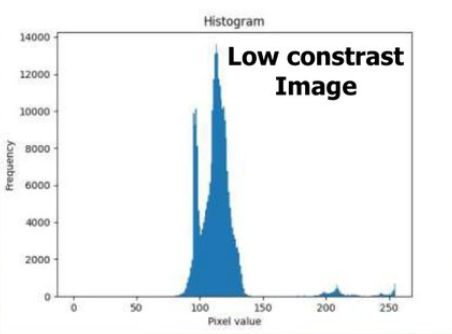
#> input picture Pasted/Pasted image 20261006211016.png, 452 x 334 px, given in place of cat.jpg, which was not available
$ jupyter execute Bai1_DoTienDat.ipynb   (text cells are left out)
#> lines starting #> are read from the running program, lines starting #| are printed output that depends on the picture; after the words box and inside, x2 and y2 are one past the last pixel; in counts of white or black regions, pixels touching at a corner belong together; long printed decimals are rounded; pictures that were not available may be replaced by others from this repository, and a replacement may not be noted
[cell 1]
from google.colab import files
import cv2

uploaded = files.upload()
#> the answer given: Pasted image 20261006211016.png

[cell 2]
import matplotlib.pyplot as plt
import numpy as np

image = cv2.imread("cat.jpg")
#> image is the input picture: shape (334, 452, 3); mean B, G, R 243.4, 241.2, 237.3
print("Size: ", image.shape)
#| Size:  (334, 452, 3)
print("Data type: ", image.dtype)
#| Data type:  uint8
print("Dimension:", image.ndim)
#| Dimension: 3
print("Highest pixel value: ", image.max())
#| Highest pixel value:  255
print("Lowest pixel value: ",  image.min())
#| Lowest pixel value:  0

image = cv2.cvtColor(image, cv2.COLOR_BGR2RGB)

plt.imshow(image)
plt.axis("off")
plt.show()

[cell 3]
# Ảnh màu 3 kênh => k = 3*8 = 24 bit/pixel
k = image.ndim * 8
#> k = 24
# Dung lượng ảnh:
b =  1282 * 960 * k
#> b = 29537280
print("Capacity: ", b, "bit")
#| Capacity:  29537280 bit
print((b/8)/1000000, "mb" )
#| 3.692 mb

[cell 4]
image_resize_256x256 = cv2.resize(image,
                            (256,256),
                            interpolation=cv2.INTER_NEAREST)
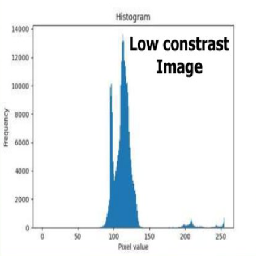
#> image_resize_256x256: shape (256, 256, 3); mean R, G, B 237.3, 241.2, 243.5

image_resize_64x64 = cv2.resize(image,
                            (64,64),
                            interpolation=cv2.INTER_NEAREST)
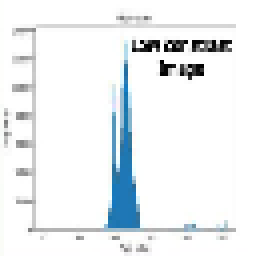
#> image_resize_64x64: shape (64, 64, 3) (shown 4 times larger); mean R, G, B 236.6, 240.4, 242.6

image_resize_16x16 = cv2.resize(image,
                            (16,16),
                            interpolation=cv2.INTER_NEAREST)

image_resize_4x4 = cv2.resize(image,
                            (4,4),
                            interpolation=cv2.INTER_NEAREST)

plt.figure(figsize=(20, 4))

plt.subplot(1, 5, 1)
plt.imshow(image)
plt.title("Original")
plt.axis("off")

plt.subplot(1, 5, 2)
plt.imshow(image_resize_256x256)
plt.title("256x256")
plt.axis("off")

plt.subplot(1, 5, 3)
plt.imshow(image_resize_64x64)
plt.title("64x64")
plt.axis("off")

plt.subplot(1, 5, 4)
plt.imshow(image_resize_16x16)
plt.title("16x16")
plt.axis("off")

plt.subplot(1, 5, 5)
plt.imshow(image_resize_4x4)
plt.title("4x4")
plt.axis("off")

plt.show()
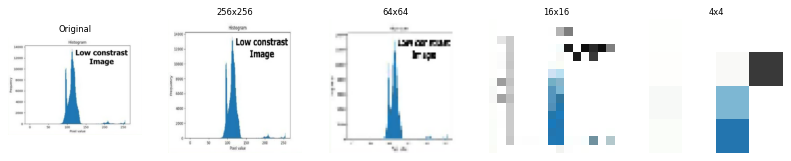
#> figure drawn by matplotlib, 5 panels

[cell 5]
gray = cv2.cvtColor(image, cv2.COLOR_BGR2GRAY)
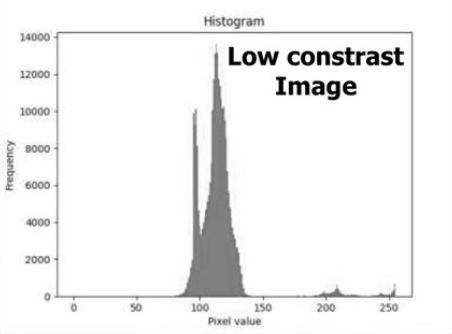
#> gray: shape (334, 452); min 0, max 255, mean 241.4

plt.imshow(gray, cmap="gray")
plt.title("Grayscale Image")
plt.axis("off")
plt.show()

[cell 6]
quantized_256 = (np.floor(gray / (256/256)) * (256/256)).astype(np.uint8)
quantized_16  = (np.floor(gray / (256/16))  * (256/16)).astype(np.uint8)
quantized_4   = (np.floor(gray / (256/4))   * (256/4)).astype(np.uint8)
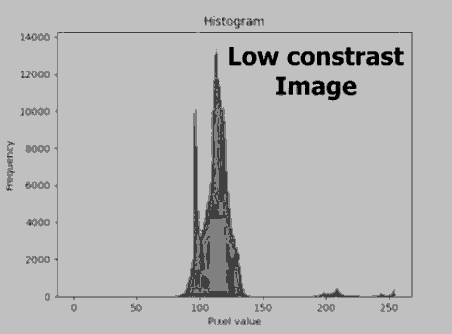
#> quantized_4: shape (334, 452); min 0, max 192, mean 183
quantized_2   = (np.floor(gray / (256/2))   * (256/2)).astype(np.uint8)
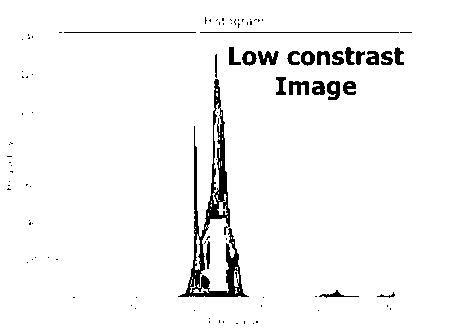
#> quantized_2: shape (334, 452); values 0 (black) and 128 (white), 96% white; 98 black regions (74 under 20 px), largest, box (x1, y1, x2, y2) and area: (178, 79, 249, 297) 3048, (200, 32, 399, 33) 199, (289, 81, 309, 95) 192

plt.figure(figsize=(20, 4))

plt.subplot(1, 5, 1)
plt.imshow(gray, cmap="gray", vmin=0, vmax=255)
plt.title("Original")
plt.axis("off")

plt.subplot(1, 5, 2)
plt.imshow(quantized_256, cmap="gray", vmin=0, vmax=255)
plt.title("256")
plt.axis("off")

plt.subplot(1, 5, 3)
plt.imshow(quantized_16, cmap="gray", vmin=0, vmax=255)
plt.title("16")
plt.axis("off")

plt.subplot(1, 5, 4)
plt.imshow(quantized_4, cmap="gray", vmin=0, vmax=255)
plt.title("4")
plt.axis("off")

plt.subplot(1, 5, 5)
plt.imshow(quantized_2, cmap="gray", vmin=0, vmax=255)
plt.title("2")
plt.axis("off")

plt.tight_layout()
plt.show()

$ run again, on Pasted/Pasted image 20261006211046.png
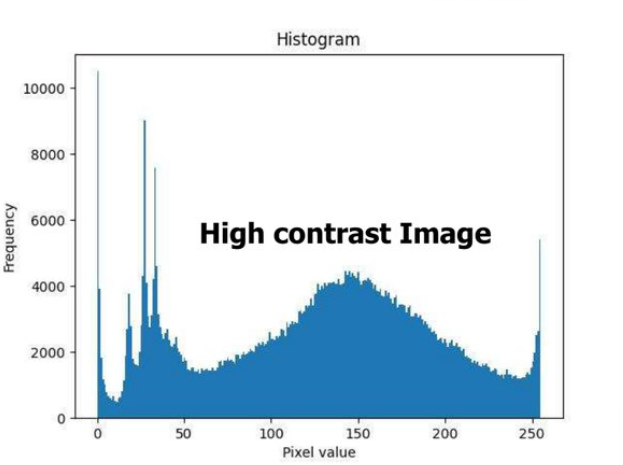
#> input picture Pasted/Pasted image 20261006211046.png, 623 x 465 px, given in place of cat.jpg, which was not available
#> image is the input picture: shape (465, 623, 3); mean B, G, R 238.4, 231, 219.7
#| Size:  (465, 623, 3)
#| Data type:  uint8
#| Dimension: 3
#| Highest pixel value:  255
#| Lowest pixel value:  0
#| Capacity:  29537280 bit
#| 3.692 mb
#> `quantized_4   = (np.floor(gray / (256/4))   * (256/4)).astype(np.uint8)`:
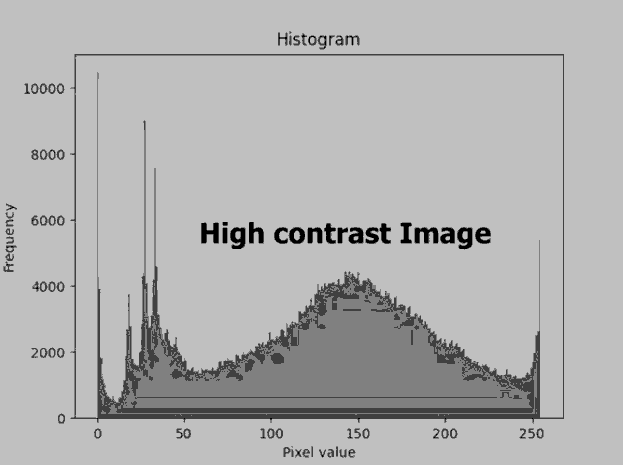
#> quantized_4: shape (465, 623); min 0, max 192, mean 177.4
#> `quantized_2   = (np.floor(gray / (256/2))   * (256/2)).astype(np.uint8)`:
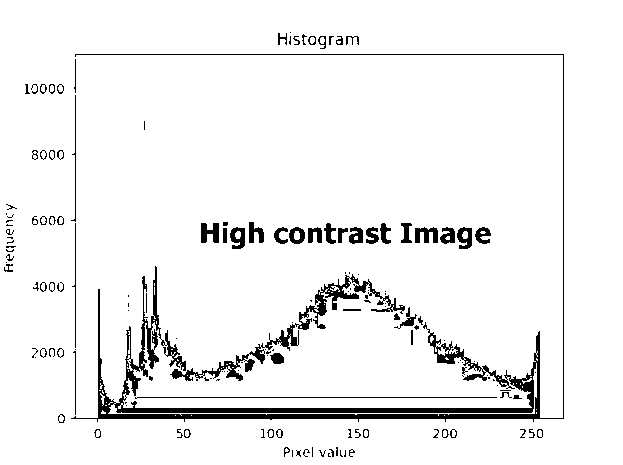
#> quantized_2: shape (465, 623); values 0 (black) and 128 (white), 94.2% white; 157 black regions (76 under 20 px), largest, box (x1, y1, x2, y2) and area: (71, 54, 564, 422) 8821, (170, 274, 405, 381) 2305, (135, 397, 497, 399) 363
